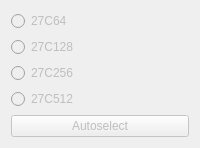
                     <widget class="QWidget" name="E27C_dip28">
                      <attribute name="title">
                       <string>DIP28</string>
                      </attribute>
                      <layout class="QVBoxLayout" name="verticalLayout_7">
                       <item>
                        <widget class="QRadioButton" name="E27c64Button">
                         <property name="enabled">
                          <bool>false</bool>
                         </property>
                         <property name="text">
                          <string>27C64</string>
                         </property>
                        </widget>
                       </item>
                       <item>
                        <widget class="QRadioButton" name="E27c128Button">
                         <property name="enabled">
                          <bool>false</bool>
                         </property>
                         <property name="text">
                          <string>27C128</string>
                         </property>
                        </widget>
                       </item>
                       <item>
                        <widget class="QRadioButton" name="E27c256Button">
                         <property name="enabled">
                          <bool>false</bool>
                         </property>
                         <property name="text">
                          <string>27C256</string>
                         </property>
                        </widget>
                       </item>
                       <item>
                        <widget class="QRadioButton" name="E27c512Button">
                         <property name="enabled">
                          <bool>false</bool>
                         </property>
                         <property name="text">
                          <string>27C512</string>
                         </property>
                        </widget>
                       </item>
                       <item>
                        <widget class="QPushButton" name="autoDetectButton2">
                         <property name="enabled">
                          <bool>false</bool>
                         </property>
                         <property name="text">
                          <string>Autoselect</string>
                         </property>
                        </widget>
                       </item>
                      </layout>
                     </widget>
